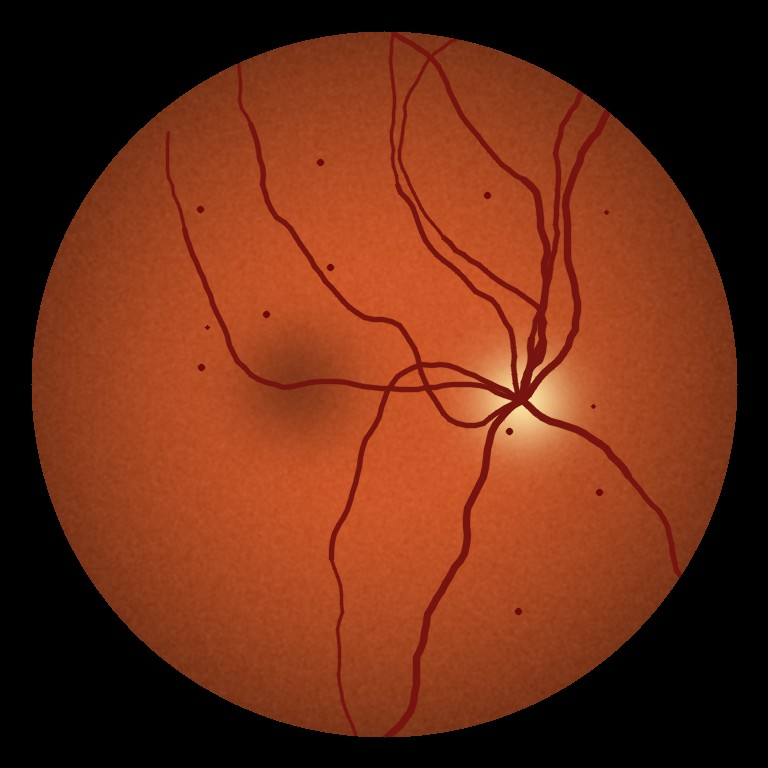
#> input picture backend/samples/mild.jpg, 768 x 768 px
$ python -i quality.py   (imports and definitions only)   (older library calls are emulated)
#> lines starting #> are read from the running program, lines starting #| are printed output that depends on the picture; after the words box and inside, x2 and y2 are one past the last pixel; in counts of white or black regions, pixels touching at a corner belong together
"""Deterministic image-quality checks for fundus photos (OpenCV, no ML).

Every image is first resized to a fixed width so the scores are comparable across
camera resolutions. Three checks:
  - blur:     variance of the Laplacian inside the retina, mapped to a 0..1 score
  - exposure: mean brightness inside the retina mask
  - framing:  is there a roughly circular fundus region covering enough of the frame?
"""
from __future__ import annotations

import math

import cv2
import numpy as np

# ------------------------------------------------------------------ thresholds
# TODO(team): tune all of these on real APTOS 2019 images (gradable vs ungradable).
# The current values were set on our synthetic placeholder samples.
RESIZE_WIDTH = 512

# Pixels brighter than this (grayscale) count as retina, darker = black background.
MASK_THRESHOLD = 15

# Blur: Laplacian variance mapped on a log scale between these two values.
BLUR_VAR_LOW = 2.0       # at or below -> score 0.0
BLUR_VAR_HIGH = 150.0    # at or above -> score 1.0
MIN_BLUR_SCORE = 0.35    # below -> "blurry"

# Exposure: mean grayscale brightness (0-255) inside the retina mask.
MIN_BRIGHTNESS = 30
MAX_BRIGHTNESS = 200

# Framing.
MIN_RETINA_COVERAGE = 0.25  # retina area / image area
MIN_CIRCLE_FILL = 0.65      # retina area / area of its min enclosing circle
                            # (APTOS crops cut the top/bottom of the circle; ~0.8 is normal)

# Penalty applied to the overall score for each failed exposure/framing check.
FAILED_CHECK_PENALTY = 0.5
# ------------------------------------------------------------------------------

_REASONS = {
    "blur": "Image is blurry",
    "underexposed": "Image is too dark (underexposed)",
    "overexposed": "Image is too bright (overexposed)",
    "too_small": "Retina covers too little of the frame",
    "not_found": "No circular retina region found",
}


def _resize(img: np.ndarray) -> np.ndarray:
    h, w = img.shape[:2]
    if w == RESIZE_WIDTH:
        return img
    new_h = max(1, round(h * RESIZE_WIDTH / w))
    interp = cv2.INTER_AREA if w > RESIZE_WIDTH else cv2.INTER_LINEAR
    return cv2.resize(img, (RESIZE_WIDTH, new_h), interpolation=interp)


def retina_mask(gray: np.ndarray) -> tuple[np.ndarray, float, float]:
    """Return (mask, coverage, circle_fill) for the largest bright region."""
    _, mask = cv2.threshold(gray, MASK_THRESHOLD, 255, cv2.THRESH_BINARY)
    kernel = cv2.getStructuringElement(cv2.MORPH_ELLIPSE, (9, 9))
    mask = cv2.morphologyEx(mask, cv2.MORPH_CLOSE, kernel)
    mask = cv2.morphologyEx(mask, cv2.MORPH_OPEN, kernel)

    contours, _ = cv2.findContours(mask, cv2.RETR_EXTERNAL, cv2.CHAIN_APPROX_SIMPLE)
    clean = np.zeros_like(mask)
    if not contours:
        return clean, 0.0, 0.0
    largest = max(contours, key=cv2.contourArea)
    area = cv2.contourArea(largest)
    cv2.drawContours(clean, [largest], -1, 255, thickness=cv2.FILLED)
    (_, _), radius = cv2.minEnclosingCircle(largest)
    circle_area = math.pi * radius * radius
    coverage = area / float(gray.shape[0] * gray.shape[1])
    circle_fill = area / circle_area if circle_area > 0 else 0.0
    return clean, coverage, circle_fill


def blur_score(gray: np.ndarray, mask: np.ndarray) -> float:
    """0..1 sharpness from the Laplacian variance inside the (eroded) retina mask.

    The mask is eroded so the strong retina/background boundary doesn't make a
    blurry image look sharp.
    """
    lap = cv2.Laplacian(gray, cv2.CV_64F)
    inner = cv2.erode(mask, cv2.getStructuringElement(cv2.MORPH_ELLIPSE, (25, 25)))
    values = lap[inner > 0] if np.count_nonzero(inner) > 100 else lap.ravel()
    var = float(values.var())
    lo, hi = math.log(BLUR_VAR_LOW), math.log(BLUR_VAR_HIGH)
    score = (math.log(max(var, 1e-6)) - lo) / (hi - lo)
    return float(min(1.0, max(0.0, score)))


def assess_quality(img_rgb: np.ndarray) -> dict:
    """Run all checks. Returns a dict matching schemas.Quality."""
    img = _resize(img_rgb)
    gray = cv2.cvtColor(img, cv2.COLOR_RGB2GRAY)

    mask, coverage, circle_fill = retina_mask(gray)

    if coverage == 0.0 or circle_fill < MIN_CIRCLE_FILL:
        framing = "not_found"
    elif coverage < MIN_RETINA_COVERAGE:
        framing = "too_small"
    else:
        framing = "ok"

    region = gray[mask > 0] if np.count_nonzero(mask) else gray.ravel()
    brightness = float(region.mean())
    if brightness < MIN_BRIGHTNESS:
        exposure = "underexposed"
    elif brightness > MAX_BRIGHTNESS:
        exposure = "overexposed"
    else:
        exposure = "ok"

    blur = round(blur_score(gray, mask), 3)

    failures = []
    if blur < MIN_BLUR_SCORE:
        failures.append(_REASONS["blur"])
    if exposure != "ok":
        failures.append(_REASONS[exposure])
    if framing != "ok":
        failures.append(_REASONS[framing])

    score = blur
    for check in (exposure, framing):
        if check != "ok":
            score *= FAILED_CHECK_PENALTY

    return {
        "passed": not failures,
        "score": round(score, 3),
        "reason": "OK" if not failures else "; ".join(failures),
        "checks": {"blur": blur, "exposure": exposure, "framing": framing},
    }

>>> import cv2
>>> picture = cv2.cvtColor(cv2.imread('../../samples/mild.jpg'), cv2.COLOR_BGR2RGB)
>>> result = assess_quality(picture)
#> in _resize, `return cv2.resize(img, (RESIZE_WIDTH, new_h), interpolation=interp)`:
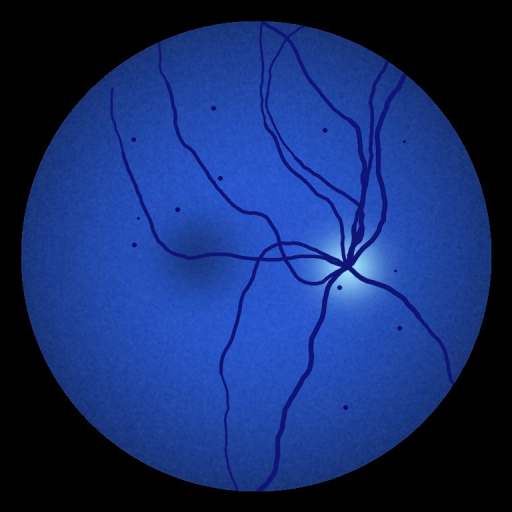
#> returned value: shape (512, 512, 3); mean of channels 0, 1, 2 108.2, 45.6, 22; drawn as B, G, R
#> in assess_quality, `gray = cv2.cvtColor(img, cv2.COLOR_RGB2GRAY)`:
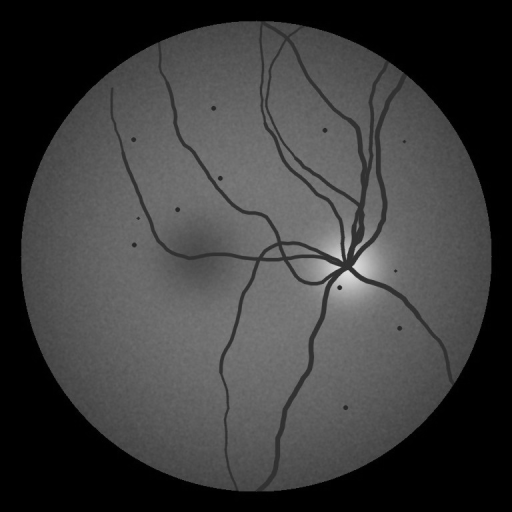
#> gray: shape (512, 512); min 0, max 222, mean 61.6
#> in retina_mask, `_, mask = cv2.threshold(gray, MASK_THRESHOLD, 255, cv2.THRESH_BINARY)`:
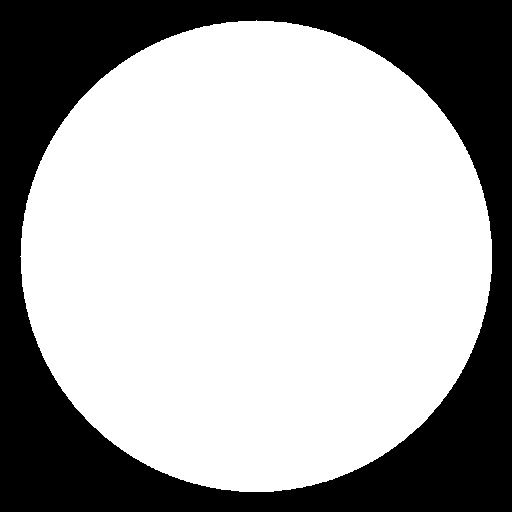
#> mask: shape (512, 512); 66.6% white; 1 black region, box (x1, y1, x2, y2) and area: (0, 0, 512, 512) 87628
#> in retina_mask, `mask = cv2.morphologyEx(mask, cv2.MORPH_CLOSE, kernel)`: mask: shape (512, 512); 66.6% white; 1 black region, box (x1, y1, x2, y2) and area: (0, 0, 512, 512) 87617
#> in retina_mask, `mask = cv2.morphologyEx(mask, cv2.MORPH_OPEN, kernel)`: mask: shape (512, 512); 66.6% white; 1 black region
#> in retina_mask, `contours, _ = cv2.findContours(mask, cv2.RETR_EXTERNAL, cv2.CHAIN_APPR..`: contours = 1 contour; box (x1, y1, x2, y2) and area: (21, 20, 492, 492) 173857
#> in retina_mask, `largest = max(contours, key=cv2.contourArea)`: largest = contour of 655 points, box (x1, y1, x2, y2) (21, 20, 492, 492), area 173857
#> in retina_mask, `area = cv2.contourArea(largest)`: area = 173857
#> in retina_mask, `(_, _), radius = cv2.minEnclosingCircle(largest)`: radius = 235.8
#> in retina_mask, `circle_area = math.pi * radius * radius`: circle_area = 174734.8
#> in retina_mask, `coverage = area / float(gray.shape[0] * gray.shape[1])`: coverage = 0.663
#> in retina_mask, `circle_fill = area / circle_area if circle_area > 0 else 0.0`: circle_fill = 0.995
#> in assess_quality, `mask, coverage, circle_fill = retina_mask(gray)`: coverage = 0.663; circle_fill = 0.995
#> in assess_quality, `brightness = float(region.mean())`: brightness = 92.45
#> in blur_score, `lap = cv2.Laplacian(gray, cv2.CV_64F)`:
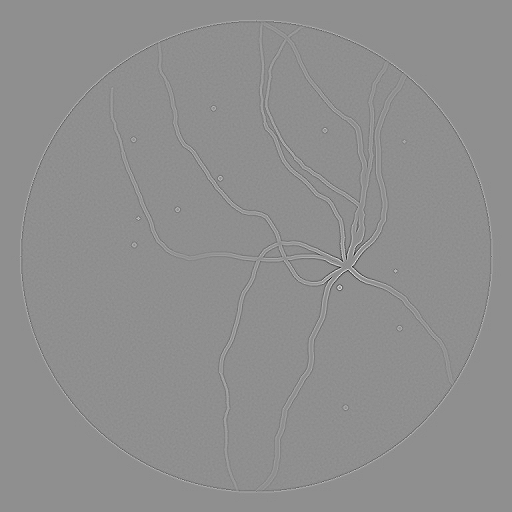
#> lap: shape (512, 512) float64; min -299, max 234, mean 0; drawn with min black and max white
#> in blur_score, `inner = cv2.erode(mask, cv2.getStructuringElement(cv2.MORPH_ELLIPSE, (..`:
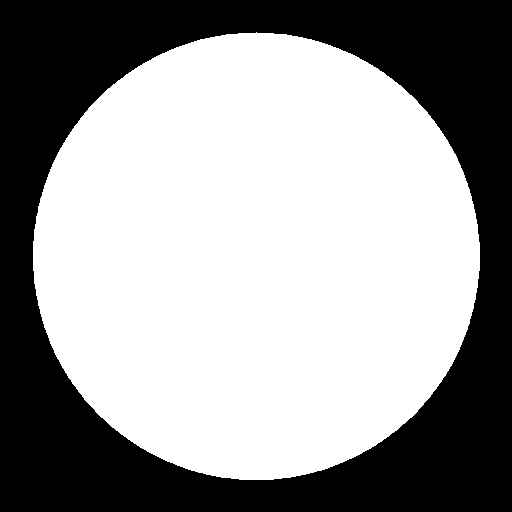
#> inner: shape (512, 512); 59.9% white; 1 black region, box (x1, y1, x2, y2) and area: (0, 0, 512, 512) 105140
#> in blur_score, `var = float(values.var())`: var = 151.8
#> in blur_score, `score = (math.log(max(var, 1e-6)) - lo) / (hi - lo)`: score = 1
#> result = 4 items
